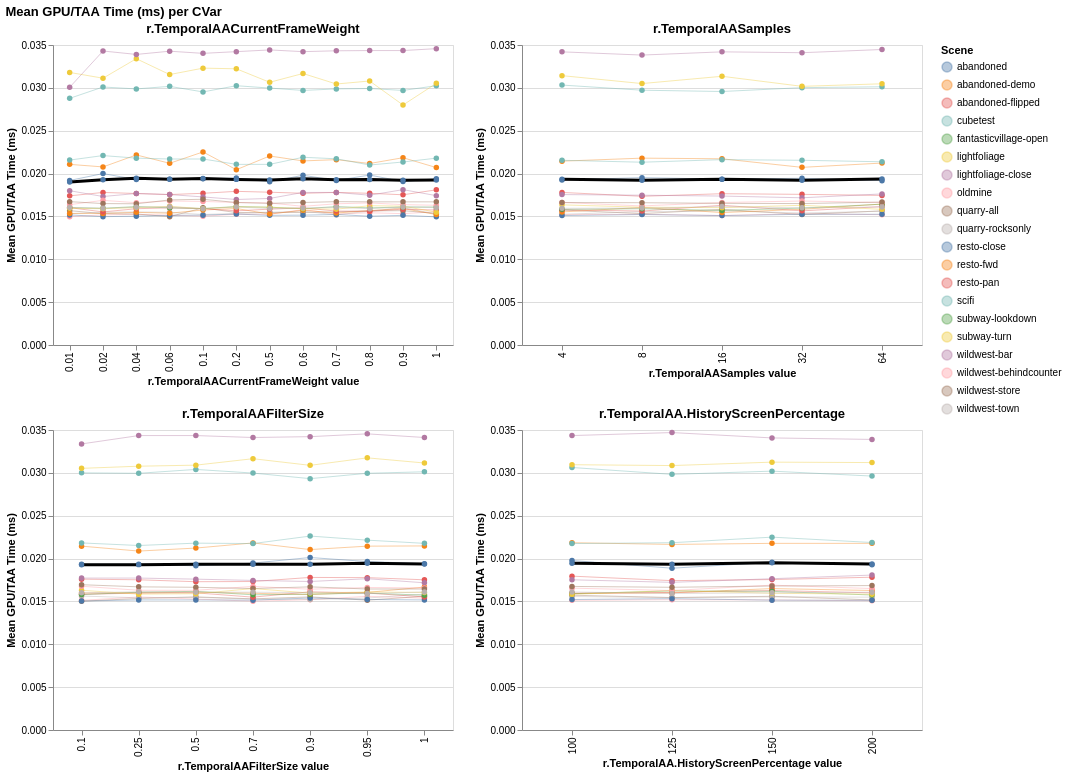

The notebook cell this image was saved under:
### Code cell
import pandas as pd
import altair as alt

df = pd.read_csv("results.csv")

param = 'avg_GPU/TAA'
param_title = 'Mean GPU/TAA Time (ms)'

cvars = df['cvar_name'].unique()

charts = []

for cvar in cvars:
    df_cvar = df[df['cvar_name'] == cvar].copy()

    # Average over scenes for each cvar_value
    df_agg = (
        df_cvar.groupby(['scene', 'cvar_value'])[param]
        .mean()
        .reset_index()
    )

    # Mean across scenes per cvar_value
    df_mean = (
        df_agg.groupby('cvar_value')[param]
        .mean()
        .reset_index()
        .assign(scene='Mean')
    )

    df_plot = pd.concat([df_agg, df_mean], ignore_index=True)

    scene_lines = alt.Chart(df_plot[df_plot['scene'] != 'Mean']).mark_line(
        point=True, opacity=0.4, strokeWidth=1
    ).encode(
        x=alt.X('cvar_value:O', title=f'{cvar} value'),
        y=alt.Y(f'{param}:Q', title=param_title),
        color=alt.Color('scene:N', legend=alt.Legend(title='Scene')),
    )

    mean_line = alt.Chart(df_plot[df_plot['scene'] == 'Mean']).mark_line(
        point=True, strokeWidth=3, color='black'
    ).encode(
        x=alt.X('cvar_value:O'),
        y=alt.Y(f'{param}:Q'),
    )

    chart = (scene_lines + mean_line).properties(
        title=f'{cvar}',
        width=400, height=300
    )

    charts.append(chart)

# Arrange in a 2x2 grid
grid = alt.vconcat(
    alt.hconcat(*charts[:2]),
    alt.hconcat(*charts[2:])
).properties(
    title=f'{param_title} per CVar'
)

grid.show()
grid.save('taa-time.png')

### Figure 1 — Vega-Lite specification as saved in the notebook (floating-point values rounded to 4 significant figures; data arrays with more than 128 entries replaced by an {"elided": "..."} marker saying what was removed)
{"config": {"view": {"continuousWidth": 300, "continuousHeight": 300}}, "vconcat": [{"hconcat": [{"layer": [{"data": {"name": "data-2d577b952576beabb36b911fcae2fe4a"}, "mark": {"type": "line", "opacity": 0.4, "point": true, "strokeWidth": 1}, "encoding": {"color": {"field": "scene", "legend": {"title": "Scene"}, "type": "nominal"}, "x": {"field": "cvar_value", "title": "r.TemporalAACurrentFrameWeight value", "type": "ordinal"}, "y": {"field": "avg_GPU/TAA", "title": "Mean GPU/TAA Time (ms)", "type": "quantitative"}}}, {"data": {"name": "data-4a07b86d9c07111d2156b6d3e81d9841"}, "mark": {"type": "line", "color": "black", "point": true, "strokeWidth": 3}, "encoding": {"x": {"field": "cvar_value", "type": "ordinal"}, "y": {"field": "avg_GPU/TAA", "type": "quantitative"}}}], "height": 300, "title": "r.TemporalAACurrentFrameWeight", "width": 400}, {"layer": [{"data": {"name": "data-b67980d3422ab625576b5d842667550b"}, "mark": {"type": "line", "opacity": 0.4, "point": true, "strokeWidth": 1}, "encoding": {"color": {"field": "scene", "legend": {"title": "Scene"}, "type": "nominal"}, "x": {"field": "cvar_value", "title": "r.TemporalAASamples value", "type": "ordinal"}, "y": {"field": "avg_GPU/TAA", "title": "Mean GPU/TAA Time (ms)", "type": "quantitative"}}}, {"data": {"name": "data-492e241c17f950adc5c88eb67d0ff202"}, "mark": {"type": "line", "color": "black", "point": true, "strokeWidth": 3}, "encoding": {"x": {"field": "cvar_value", "type": "ordinal"}, "y": {"field": "avg_GPU/TAA", "type": "quantitative"}}}], "height": 300, "title": "r.TemporalAASamples", "width": 400}]}, {"hconcat": [{"layer": [{"data": {"name": "data-a715e1c31beed02a9b5cbeddeb2255ac"}, "mark": {"type": "line", "opacity": 0.4, "point": true, "strokeWidth": 1}, "encoding": {"color": {"field": "scene", "legend": {"title": "Scene"}, "type": "nominal"}, "x": {"field": "cvar_value", "title": "r.TemporalAAFilterSize value", "type": "ordinal"}, "y": {"field": "avg_GPU/TAA", "title": "Mean GPU/TAA Time (ms)", "type": "quantitative"}}}, {"data": {"name": "data-936659cc678212bff40e1495e07a7031"}, "mark": {"type": "line", "color": "black", "point": true, "strokeWidth": 3}, "encoding": {"x": {"field": "cvar_value", "type": "ordinal"}, "y": {"field": "avg_GPU/TAA", "type": "quantitative"}}}], "height": 300, "title": "r.TemporalAAFilterSize", "width": 400}, {"layer": [{"data": {"name": "data-184e0a1da7880729e835d1cb3c03a769"}, "mark": {"type": "line", "opacity": 0.4, "point": true, "strokeWidth": 1}, "encoding": {"color": {"field": "scene", "legend": {"title": "Scene"}, "type": "nominal"}, "x": {"field": "cvar_value", "title": "r.TemporalAA.HistoryScreenPercentage value", "type": "ordinal"}, "y": {"field": "avg_GPU/TAA", "title": "Mean GPU/TAA Time (ms)", "type": "quantitative"}}}, {"data": {"name": "data-400cbe9f9b506deeab55308776388e4e"}, "mark": {"type": "line", "color": "black", "point": true, "strokeWidth": 3}, "encoding": {"x": {"field": "cvar_value", "type": "ordinal"}, "y": {"field": "avg_GPU/TAA", "type": "quantitative"}}}], "height": 300, "title": "r.TemporalAA.HistoryScreenPercentage", "width": 400}]}], "title": "Mean GPU/TAA Time (ms) per CVar", "$schema": "https://vega.github.io/schema/vega-lite/v6.1.0.json", "datasets": {"data-2d577b952576beabb36b911fcae2fe4a": {"elided": "240 records"}, "data-4a07b86d9c07111d2156b6d3e81d9841": [{"scene": "Mean", "cvar_value": 0.01, "avg_GPU/TAA": 0.01903}, {"scene": "Mean", "cvar_value": 0.02, "avg_GPU/TAA": 0.01929}, {"scene": "Mean", "cvar_value": 0.04, "avg_GPU/TAA": 0.01945}, {"scene": "Mean", "cvar_value": 0.06, "avg_GPU/TAA": 0.01934}, {"scene": "Mean", "cvar_value": 0.1, "avg_GPU/TAA": 0.01942}, {"scene": "Mean", "cvar_value": 0.2, "avg_GPU/TAA": 0.01932}, {"scene": "Mean", "cvar_value": 0.5, "avg_GPU/TAA": 0.01925}, {"scene": "Mean", "cvar_value": 0.6, "avg_GPU/TAA": 0.0194}, {"scene": "Mean", "cvar_value": 0.7, "avg_GPU/TAA": 0.01928}, {"scene": "Mean", "cvar_value": 0.8, "avg_GPU/TAA": 0.0193}, {"scene": "Mean", "cvar_value": 0.9, "avg_GPU/TAA": 0.01923}, {"scene": "Mean", "cvar_value": 1.0, "avg_GPU/TAA": 0.01924}], "data-b67980d3422ab625576b5d842667550b": [{"scene": "abandoned", "cvar_value": 4.0, "avg_GPU/TAA": 0.01925}, {"scene": "abandoned", "cvar_value": 8.0, "avg_GPU/TAA": 0.01953}, {"scene": "abandoned", "cvar_value": 16.0, "avg_GPU/TAA": 0.01935}, {"scene": "abandoned", "cvar_value": 32.0, "avg_GPU/TAA": 0.01945}, {"scene": "abandoned", "cvar_value": 64.0, "avg_GPU/TAA": 0.01918}, {"scene": "abandoned-demo", "cvar_value": 4.0, "avg_GPU/TAA": 0.02145}, {"scene": "abandoned-demo", "cvar_value": 8.0, "avg_GPU/TAA": 0.0218}, {"scene": "abandoned-demo", "cvar_value": 16.0, "avg_GPU/TAA": 0.02173}, {"scene": "abandoned-demo", "cvar_value": 32.0, "avg_GPU/TAA": 0.02073}, {"scene": "abandoned-demo", "cvar_value": 64.0, "avg_GPU/TAA": 0.02123}, {"scene": "abandoned-flipped", "cvar_value": 4.0, "avg_GPU/TAA": 0.0178}, {"scene": "abandoned-flipped", "cvar_value": 8.0, "avg_GPU/TAA": 0.01735}, {"scene": "abandoned-flipped", "cvar_value": 16.0, "avg_GPU/TAA": 0.01765}, {"scene": "abandoned-flipped", "cvar_value": 32.0, "avg_GPU/TAA": 0.01758}, {"scene": "abandoned-flipped", "cvar_value": 64.0, "avg_GPU/TAA": 0.01745}, {"scene": "cubetest", "cvar_value": 4.0, "avg_GPU/TAA": 0.03032}, {"scene": "cubetest", "cvar_value": 8.0, "avg_GPU/TAA": 0.02973}, {"scene": "cubetest", "cvar_value": 16.0, "avg_GPU/TAA": 0.02957}, {"scene": "cubetest", "cvar_value": 32.0, "avg_GPU/TAA": 0.03002}, {"scene": "cubetest", "cvar_value": 64.0, "avg_GPU/TAA": 0.03012}, {"scene": "fantasticvillage-open", "cvar_value": 4.0, "avg_GPU/TAA": null}, {"scene": "fantasticvillage-open", "cvar_value": 8.0, "avg_GPU/TAA": null}, {"scene": "fantasticvillage-open", "cvar_value": 16.0, "avg_GPU/TAA": null}, {"scene": "fantasticvillage-open", "cvar_value": 32.0, "avg_GPU/TAA": null}, {"scene": "fantasticvillage-open", "cvar_value": 64.0, "avg_GPU/TAA": null}, {"scene": "lightfoliage", "cvar_value": 4.0, "avg_GPU/TAA": 0.03143}, {"scene": "lightfoliage", "cvar_value": 8.0, "avg_GPU/TAA": 0.0305}, {"scene": "lightfoliage", "cvar_value": 16.0, "avg_GPU/TAA": 0.03135}, {"scene": "lightfoliage", "cvar_value": 32.0, "avg_GPU/TAA": 0.03018}, {"scene": "lightfoliage", "cvar_value": 64.0, "avg_GPU/TAA": 0.03047}, {"scene": "lightfoliage-close", "cvar_value": 4.0, "avg_GPU/TAA": 0.0342}, {"scene": "lightfoliage-close", "cvar_value": 8.0, "avg_GPU/TAA": 0.03383}, {"scene": "lightfoliage-close", "cvar_value": 16.0, "avg_GPU/TAA": 0.0342}, {"scene": "lightfoliage-close", "cvar_value": 32.0, "avg_GPU/TAA": 0.0341}, {"scene": "lightfoliage-close", "cvar_value": 64.0, "avg_GPU/TAA": 0.03447}, {"scene": "oldmine", "cvar_value": 4.0, "avg_GPU/TAA": 0.0152}, {"scene": "oldmine", "cvar_value": 8.0, "avg_GPU/TAA": 0.01525}, {"scene": "oldmine", "cvar_value": 16.0, "avg_GPU/TAA": 0.0151}, {"scene": "oldmine", "cvar_value": 32.0, "avg_GPU/TAA": 0.01533}, {"scene": "oldmine", "cvar_value": 64.0, "avg_GPU/TAA": 0.0152}, {"scene": "quarry-all", "cvar_value": 4.0, "avg_GPU/TAA": 0.01575}, {"scene": "quarry-all", "cvar_value": 8.0, "avg_GPU/TAA": 0.01533}, {"scene": "quarry-all", "cvar_value": 16.0, "avg_GPU/TAA": 0.01582}, {"scene": "quarry-all", "cvar_value": 32.0, "avg_GPU/TAA": 0.01522}, {"scene": "quarry-all", "cvar_value": 64.0, "avg_GPU/TAA": 0.01565}, {"scene": "quarry-rocksonly", "cvar_value": 4.0, "avg_GPU/TAA": 0.01525}, {"scene": "quarry-rocksonly", "cvar_value": 8.0, "avg_GPU/TAA": 0.01555}, {"scene": "quarry-rocksonly", "cvar_value": 16.0, "avg_GPU/TAA": 0.01565}, {"scene": "quarry-rocksonly", "cvar_value": 32.0, "avg_GPU/TAA": 0.0154}, {"scene": "quarry-rocksonly", "cvar_value": 64.0, "avg_GPU/TAA": 0.0156}, {"scene": "resto-close", "cvar_value": 4.0, "avg_GPU/TAA": 0.0151}, {"scene": "resto-close", "cvar_value": 8.0, "avg_GPU/TAA": 0.01523}, {"scene": "resto-close", "cvar_value": 16.0, "avg_GPU/TAA": 0.0151}, {"scene": "resto-close", "cvar_value": 32.0, "avg_GPU/TAA": 0.01525}, {"scene": "resto-close", "cvar_value": 64.0, "avg_GPU/TAA": 0.01525}, {"scene": "resto-fwd", "cvar_value": 4.0, "avg_GPU/TAA": 0.01553}, {"scene": "resto-fwd", "cvar_value": 8.0, "avg_GPU/TAA": 0.01605}, {"scene": "resto-fwd", "cvar_value": 16.0, "avg_GPU/TAA": 0.01545}, {"scene": "resto-fwd", "cvar_value": 32.0, "avg_GPU/TAA": 0.01583}, {"scene": "resto-fwd", "cvar_value": 64.0, "avg_GPU/TAA": 0.01645}, {"scene": "resto-pan", "cvar_value": 4.0, "avg_GPU/TAA": 0.01578}, {"scene": "resto-pan", "cvar_value": 8.0, "avg_GPU/TAA": 0.01562}, {"scene": "resto-pan", "cvar_value": 16.0, "avg_GPU/TAA": 0.0163}, {"scene": "resto-pan", "cvar_value": 32.0, "avg_GPU/TAA": 0.01565}, {"scene": "resto-pan", "cvar_value": 64.0, "avg_GPU/TAA": 0.01615}, {"scene": "scifi", "cvar_value": 4.0, "avg_GPU/TAA": 0.02155}, {"scene": "scifi", "cvar_value": 8.0, "avg_GPU/TAA": 0.02133}, {"scene": "scifi", "cvar_value": 16.0, "avg_GPU/TAA": 0.02162}, {"scene": "scifi", "cvar_value": 32.0, "avg_GPU/TAA": 0.02155}, {"scene": "scifi", "cvar_value": 64.0, "avg_GPU/TAA": 0.02138}, {"scene": "subway-lookdown", "cvar_value": 4.0, "avg_GPU/TAA": 0.01582}, {"scene": "subway-lookdown", "cvar_value": 8.0, "avg_GPU/TAA": 0.0159}, {"scene": "subway-lookdown", "cvar_value": 16.0, "avg_GPU/TAA": 0.0157}, {"scene": "subway-lookdown", "cvar_value": 32.0, "avg_GPU/TAA": 0.01597}, {"scene": "subway-lookdown", "cvar_value": 64.0, "avg_GPU/TAA": 0.01642}, {"scene": "subway-turn", "cvar_value": 4.0, "avg_GPU/TAA": 0.01635}, {"scene": "subway-turn", "cvar_value": 8.0, "avg_GPU/TAA": 0.01607}, {"scene": "subway-turn", "cvar_value": 16.0, "avg_GPU/TAA": 0.01603}, {"scene": "subway-turn", "cvar_value": 32.0, "avg_GPU/TAA": 0.0163}, {"scene": "subway-turn", "cvar_value": 64.0, "avg_GPU/TAA": 0.01582}, {"scene": "wildwest-bar", "cvar_value": 4.0, "avg_GPU/TAA": 0.01755}, {"scene": "wildwest-bar", "cvar_value": 8.0, "avg_GPU/TAA": 0.01748}, {"scene": "wildwest-bar", "cvar_value": 16.0, "avg_GPU/TAA": 0.01738}, {"scene": "wildwest-bar", "cvar_value": 32.0, "avg_GPU/TAA": 0.01717}, {"scene": "wildwest-bar", "cvar_value": 64.0, "avg_GPU/TAA": 0.01763}, {"scene": "wildwest-behindcounter", "cvar_value": 4.0, "avg_GPU/TAA": 0.01663}, {"scene": "wildwest-behindcounter", "cvar_value": 8.0, "avg_GPU/TAA": 0.01622}, {"scene": "wildwest-behindcounter", "cvar_value": 16.0, "avg_GPU/TAA": 0.01663}, {"scene": "wildwest-behindcounter", "cvar_value": 32.0, "avg_GPU/TAA": 0.0168}, {"scene": "wildwest-behindcounter", "cvar_value": 64.0, "avg_GPU/TAA": 0.01663}, {"scene": "wildwest-store", "cvar_value": 4.0, "avg_GPU/TAA": 0.01663}, {"scene": "wildwest-store", "cvar_value": 8.0, "avg_GPU/TAA": 0.0166}, {"scene": "wildwest-store", "cvar_value": 16.0, "avg_GPU/TAA": 0.01652}, {"scene": "wildwest-store", "cvar_value": 32.0, "avg_GPU/TAA": 0.0165}, {"scene": "wildwest-store", "cvar_value": 64.0, "avg_GPU/TAA": 0.01667}, {"scene": "wildwest-town", "cvar_value": 4.0, "avg_GPU/TAA": 0.01595}, {"scene": "wildwest-town", "cvar_value": 8.0, "avg_GPU/TAA": 0.01597}, {"scene": "wildwest-town", "cvar_value": 16.0, "avg_GPU/TAA": 0.01615}, {"scene": "wildwest-town", "cvar_value": 32.0, "avg_GPU/TAA": 0.016}, {"scene": "wildwest-town", "cvar_value": 64.0, "avg_GPU/TAA": 0.0161}], "data-492e241c17f950adc5c88eb67d0ff202": [{"scene": "Mean", "cvar_value": 4.0, "avg_GPU/TAA": 0.01934}, {"scene": "Mean", "cvar_value": 8.0, "avg_GPU/TAA": 0.01923}, {"scene": "Mean", "cvar_value": 16.0, "avg_GPU/TAA": 0.01933}, {"scene": "Mean", "cvar_value": 32.0, "avg_GPU/TAA": 0.01921}, {"scene": "Mean", "cvar_value": 64.0, "avg_GPU/TAA": 0.01936}], "data-a715e1c31beed02a9b5cbeddeb2255ac": {"elided": "140 records"}, "data-936659cc678212bff40e1495e07a7031": [{"scene": "Mean", "cvar_value": 0.1, "avg_GPU/TAA": 0.01928}, {"scene": "Mean", "cvar_value": 0.25, "avg_GPU/TAA": 0.01929}, {"scene": "Mean", "cvar_value": 0.5, "avg_GPU/TAA": 0.01933}, {"scene": "Mean", "cvar_value": 0.7, "avg_GPU/TAA": 0.01934}, {"scene": "Mean", "cvar_value": 0.9, "avg_GPU/TAA": 0.01935}, {"scene": "Mean", "cvar_value": 0.95, "avg_GPU/TAA": 0.01944}, {"scene": "Mean", "cvar_value": 1.0, "avg_GPU/TAA": 0.01936}], "data-184e0a1da7880729e835d1cb3c03a769": [{"scene": "abandoned", "cvar_value": 100.0, "avg_GPU/TAA": 0.01978}, {"scene": "abandoned", "cvar_value": 125.0, "avg_GPU/TAA": 0.01887}, {"scene": "abandoned", "cvar_value": 150.0, "avg_GPU/TAA": 0.01957}, {"scene": "abandoned", "cvar_value": 200.0, "avg_GPU/TAA": 0.01928}, {"scene": "abandoned-demo", "cvar_value": 100.0, "avg_GPU/TAA": 0.02185}, {"scene": "abandoned-demo", "cvar_value": 125.0, "avg_GPU/TAA": 0.02165}, {"scene": "abandoned-demo", "cvar_value": 150.0, "avg_GPU/TAA": 0.02177}, {"scene": "abandoned-demo", "cvar_value": 200.0, "avg_GPU/TAA": 0.02178}, {"scene": "abandoned-flipped", "cvar_value": 100.0, "avg_GPU/TAA": 0.01795}, {"scene": "abandoned-flipped", "cvar_value": 125.0, "avg_GPU/TAA": 0.01742}, {"scene": "abandoned-flipped", "cvar_value": 150.0, "avg_GPU/TAA": 0.01755}, {"scene": "abandoned-flipped", "cvar_value": 200.0, "avg_GPU/TAA": 0.01783}, {"scene": "cubetest", "cvar_value": 100.0, "avg_GPU/TAA": 0.03062}, {"scene": "cubetest", "cvar_value": 125.0, "avg_GPU/TAA": 0.02983}, {"scene": "cubetest", "cvar_value": 150.0, "avg_GPU/TAA": 0.0302}, {"scene": "cubetest", "cvar_value": 200.0, "avg_GPU/TAA": 0.02962}, {"scene": "fantasticvillage-open", "cvar_value": 100.0, "avg_GPU/TAA": null}, {"scene": "fantasticvillage-open", "cvar_value": 125.0, "avg_GPU/TAA": null}, {"scene": "fantasticvillage-open", "cvar_value": 150.0, "avg_GPU/TAA": null}, {"scene": "fantasticvillage-open", "cvar_value": 200.0, "avg_GPU/TAA": null}, {"scene": "lightfoliage", "cvar_value": 100.0, "avg_GPU/TAA": 0.03095}, {"scene": "lightfoliage", "cvar_value": 125.0, "avg_GPU/TAA": 0.03085}, {"scene": "lightfoliage", "cvar_value": 150.0, "avg_GPU/TAA": 0.03125}, {"scene": "lightfoliage", "cvar_value": 200.0, "avg_GPU/TAA": 0.0312}, {"scene": "lightfoliage-close", "cvar_value": 100.0, "avg_GPU/TAA": 0.03435}, {"scene": "lightfoliage-close", "cvar_value": 125.0, "avg_GPU/TAA": 0.0347}, {"scene": "lightfoliage-close", "cvar_value": 150.0, "avg_GPU/TAA": 0.03408}, {"scene": "lightfoliage-close", "cvar_value": 200.0, "avg_GPU/TAA": 0.0339}, {"scene": "oldmine", "cvar_value": 100.0, "avg_GPU/TAA": 0.01512}, {"scene": "oldmine", "cvar_value": 125.0, "avg_GPU/TAA": 0.0152}, {"scene": "oldmine", "cvar_value": 150.0, "avg_GPU/TAA": 0.01518}, {"scene": "oldmine", "cvar_value": 200.0, "avg_GPU/TAA": 0.01507}, {"scene": "quarry-all", "cvar_value": 100.0, "avg_GPU/TAA": 0.01572}, {"scene": "quarry-all", "cvar_value": 125.0, "avg_GPU/TAA": 0.01545}, {"scene": "quarry-all", "cvar_value": 150.0, "avg_GPU/TAA": 0.0156}, {"scene": "quarry-all", "cvar_value": 200.0, "avg_GPU/TAA": 0.01517}, {"scene": "quarry-rocksonly", "cvar_value": 100.0, "avg_GPU/TAA": 0.01557}, {"scene": "quarry-rocksonly", "cvar_value": 125.0, "avg_GPU/TAA": 0.01545}, {"scene": "quarry-rocksonly", "cvar_value": 150.0, "avg_GPU/TAA": 0.01553}, {"scene": "quarry-rocksonly", "cvar_value": 200.0, "avg_GPU/TAA": 0.0155}, {"scene": "resto-close", "cvar_value": 100.0, "avg_GPU/TAA": 0.01523}, {"scene": "resto-close", "cvar_value": 125.0, "avg_GPU/TAA": 0.01533}, {"scene": "resto-close", "cvar_value": 150.0, "avg_GPU/TAA": 0.01515}, {"scene": "resto-close", "cvar_value": 200.0, "avg_GPU/TAA": 0.01512}, {"scene": "resto-fwd", "cvar_value": 100.0, "avg_GPU/TAA": 0.01593}, {"scene": "resto-fwd", "cvar_value": 125.0, "avg_GPU/TAA": 0.016}, {"scene": "resto-fwd", "cvar_value": 150.0, "avg_GPU/TAA": 0.0165}, {"scene": "resto-fwd", "cvar_value": 200.0, "avg_GPU/TAA": 0.01627}, {"scene": "resto-pan", "cvar_value": 100.0, "avg_GPU/TAA": 0.01595}, {"scene": "resto-pan", "cvar_value": 125.0, "avg_GPU/TAA": 0.01605}, {"scene": "resto-pan", "cvar_value": 150.0, "avg_GPU/TAA": 0.01627}, {"scene": "resto-pan", "cvar_value": 200.0, "avg_GPU/TAA": 0.016}, {"scene": "scifi", "cvar_value": 100.0, "avg_GPU/TAA": 0.02175}, {"scene": "scifi", "cvar_value": 125.0, "avg_GPU/TAA": 0.02185}, {"scene": "scifi", "cvar_value": 150.0, "avg_GPU/TAA": 0.0225}, {"scene": "scifi", "cvar_value": 200.0, "avg_GPU/TAA": 0.02187}, {"scene": "subway-lookdown", "cvar_value": 100.0, "avg_GPU/TAA": 0.0159}, {"scene": "subway-lookdown", "cvar_value": 125.0, "avg_GPU/TAA": 0.01622}, {"scene": "subway-lookdown", "cvar_value": 150.0, "avg_GPU/TAA": 0.01618}, {"scene": "subway-lookdown", "cvar_value": 200.0, "avg_GPU/TAA": 0.01575}, {"scene": "subway-turn", "cvar_value": 100.0, "avg_GPU/TAA": 0.01582}, {"scene": "subway-turn", "cvar_value": 125.0, "avg_GPU/TAA": 0.01627}, {"scene": "subway-turn", "cvar_value": 150.0, "avg_GPU/TAA": 0.01595}, {"scene": "subway-turn", "cvar_value": 200.0, "avg_GPU/TAA": 0.01585}, {"scene": "wildwest-bar", "cvar_value": 100.0, "avg_GPU/TAA": 0.01752}, {"scene": "wildwest-bar", "cvar_value": 125.0, "avg_GPU/TAA": 0.01723}, {"scene": "wildwest-bar", "cvar_value": 150.0, "avg_GPU/TAA": 0.01765}, {"scene": "wildwest-bar", "cvar_value": 200.0, "avg_GPU/TAA": 0.01808}, {"scene": "wildwest-behindcounter", "cvar_value": 100.0, "avg_GPU/TAA": 0.01655}, {"scene": "wildwest-behindcounter", "cvar_value": 125.0, "avg_GPU/TAA": 0.01628}, {"scene": "wildwest-behindcounter", "cvar_value": 150.0, "avg_GPU/TAA": 0.0169}, {"scene": "wildwest-behindcounter", "cvar_value": 200.0, "avg_GPU/TAA": 0.0165}, {"scene": "wildwest-store", "cvar_value": 100.0, "avg_GPU/TAA": 0.01675}, {"scene": "wildwest-store", "cvar_value": 125.0, "avg_GPU/TAA": 0.01665}, {"scene": "wildwest-store", "cvar_value": 150.0, "avg_GPU/TAA": 0.0168}, {"scene": "wildwest-store", "cvar_value": 200.0, "avg_GPU/TAA": 0.01685}, {"scene": "wildwest-town", "cvar_value": 100.0, "avg_GPU/TAA": 0.0161}, {"scene": "wildwest-town", "cvar_value": 125.0, "avg_GPU/TAA": 0.01593}, {"scene": "wildwest-town", "cvar_value": 150.0, "avg_GPU/TAA": 0.016}, {"scene": "wildwest-town", "cvar_value": 200.0, "avg_GPU/TAA": 0.01607}], "data-400cbe9f9b506deeab55308776388e4e": [{"scene": "Mean", "cvar_value": 100.0, "avg_GPU/TAA": 0.01944}, {"scene": "Mean", "cvar_value": 125.0, "avg_GPU/TAA": 0.01933}, {"scene": "Mean", "cvar_value": 150.0, "avg_GPU/TAA": 0.01951}, {"scene": "Mean", "cvar_value": 200.0, "avg_GPU/TAA": 0.01935}]}}
